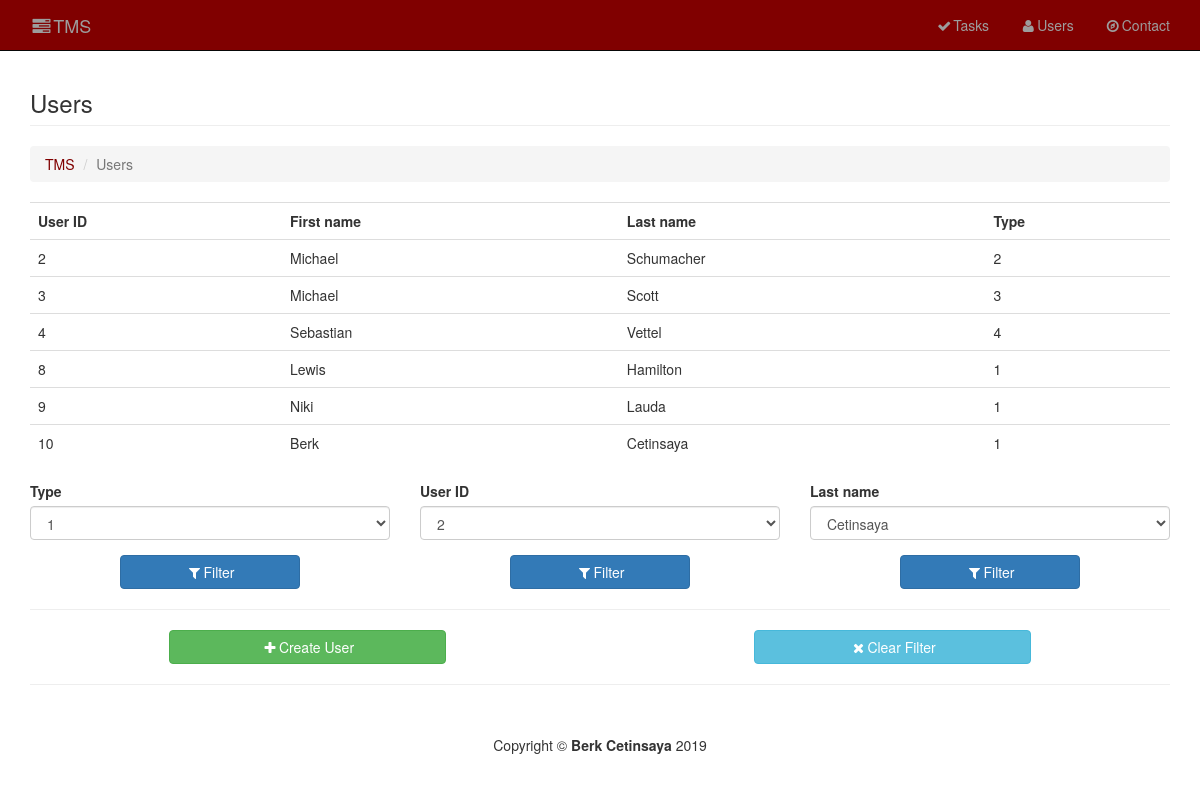
Screenshot of /user.php with the database file from the repository.
### tables this page shows
CREATE TABLE `user` (
  `iduser` int(11) NOT NULL,
  `fname` varchar(45) DEFAULT NULL,
  `lname` varchar(45) DEFAULT NULL,
  `type` int(11) DEFAULT NULL
);

### user.php (the view, shortened to what this page needs)
<?php
	include("db_conn.php");
	include_once "header.php";
?>
		<div class="container">
			<div class="row">
				<div class="col-lg-12">
					<h3 class="page-header">Users</h3>
					<ol class="breadcrumb">
						<li><a style="color:#800000;" href="index.php">TMS</a></li>
						<li class="active">Users</li>
					</ol>
				</div>
			</div>
			<div class="row">
				<div class="col-lg-12">
				<?php if (isset($_POST['filterUserIDButton'])) { ?>
				        <div style="height:50%;overflow:auto;">
							<table class="table">
								<tr>
									<th>User ID</th>
									<th>First name</th>
									<th>Last name</th>
									<th>Type</th>
								</tr>
								<?php
									$filterUserID = $_POST['filterUserID'];
									$result = $db->query("select * from user where iduser = '{$filterUserID}' GROUP BY iduser DESC");
									while($row = $result->fetch_assoc()){
										$user_id        = $row['iduser'];
										$first_name     = $row['fname'];
										$last_name      = $row['lname'];
										$type           = $row['type'];
									echo
										'<tr>
											<td>' . $user_id . '</td>
											<td>' . $first_name .'</td>
											<td>' . $last_name . '</td>
											<td>' . $type . '</td>
										</tr>';
									}
									$result->free();
								?>
							</table>
						</div>
						<?php } else{ ?>
									<div style="height:50%;overflow:auto;">
										<table class="table">
											<tr>
												<th>User ID</th>
												<th>First name</th>
												<th>Last name</th>
												<th>Type</th>
											</tr>
											<?php
												$result = $db->query("select * from user");
												while($row = $result->fetch_assoc()){
													$user_id        = $row['iduser'];
													$first_name     = $row['fname'];
													$last_name      = $row['lname'];
													$type           = $row['type'];
												echo
													'<tr>
														<td>' . $user_id . '</td>
														<td>' . $first_name .'</td>
														<td>' . $last_name . '</td>
														<td>' . $type . '</td>
													</tr>';
												}
											?>
										</table>
									</div>
						<?php }	?>
				</div>
			</div>
			<div class="row">
				<div class="col-xs-4 col-sm-4 col-lg-4">
					<form style action="<?= $_SERVER['PHP_SELF'] ?>" method="post">
						<div class="form-group">
							<label for="filterType" class="col-2 col-form-label">Type</label>
							<select class="form-control" id="filterType" name="filterType">
								<?php
									$result = $db->query("select distinct type from user group by type asc");
									while($row = $result->fetch_assoc()){
										$type           = $row['type'];
										echo '<option>' . $type . '</option>';
									}
								?>
							</select>
						</div>
						<button name="filterTypeButton" type="submit" class="btn btn-primary col-sm-6 col-sm-offset-3 col-md-6 col-md-offset-3 col-lg-6 col-lg-offset-3"><i class="fa fa-fw fa-filter"></i>Filter</button>
					</form>
				</div>
				<div class="col-xs-4 col-sm-4 col-lg-4">
					<form style action="<?= $_SERVER['PHP_SELF'] ?>" method="post">
						<div class="form-group">
							<label for="filterUserID" class="col-2 col-form-label">User ID</label>
							<select class="form-control" id="filterUserID" name="filterUserID">
								<?php
									$result = $db->query("select distinct iduser from user group by iduser asc");
									while($row = $result->fetch_assoc()){
										$user_id        = $row['iduser'];
										echo '<option>' . $user_id . '</option>';
									}
								?>
							</select>
						</div>
						<button name="filterUserIDButton" type="submit" class="btn btn-primary col-sm-6 col-sm-offset-3 col-md-6 col-md-offset-3 col-lg-6 col-lg-offset-3"><i class="fa fa-fw fa-filter"></i>Filter</button>
					</form>
				</div>
				<div class="col-xs-4 col-sm-4 col-lg-4">
					<form style action="<?= $_SERVER['PHP_SELF'] ?>" method="post">
						<div class="form-group">
							<label for="filterLastname" class="col-2 col-form-label">Last name</label>
							<select class="form-control" id="filterLastname" name="filterLastname">
								<?php
									$result = $db->query("select distinct lname from user group by lname asc");
									while($row = $result->fetch_assoc()){
										$last_name      = $row['lname'];
										echo '<option>' . $last_name . '</option>';
									}
								?>
							</select>
						</div>
						<button name="filterLastnameButton" type="submit" class="btn btn-primary col-sm-6 col-sm-offset-3 col-md-6 col-md-offset-3 col-lg-6 col-lg-offset-3"><i class="fa fa-fw fa-filter"></i>Filter</button>
					</form>
				</div>
			</div>
			<hr>
			<div class="row">
				<div class="col-xs-6 col-sm-6 col-lg-6">
						<a class="btn btn-success col-xs-9 col-xs-offset-3 col-sm-6 col-sm-offset-3 col-md-6 col-md-offset-3 col-lg-6 col-lg-offset-3" href="createUser.php"><i class="fa fa-fw fa-plus"></i>Create User</a>
				</div>
				<div class="col-xs-6 col-sm-6 col-lg-6">
						<a class="btn btn-info col-xs-9 col-sm-6 col-sm-offset-3 col-md-6 col-md-offset-3 col-lg-6 col-lg-offset-3" href="user.php"><i class="fa fa-fw fa-remove"></i>Clear Filter</a>
				</div>
			</div>
<?php include_once("footer.php");?>

### assets/css/modern-business.css (style rules this page uses)
html, body { height: 100%; }
body { padding-top: 50px; }

### rows the page displays
user: iduser "2", fname "Michael", lname "Schumacher", type "2"
user: iduser "3", fname "Michael", lname "Scott", type "3"
user: iduser "4", fname "Sebastian", lname "Vettel", type "4"
user: iduser "8", fname "Lewis", lname "Hamilton", type "1"
user: iduser "9", fname "Niki", lname "Lauda", type "1"
user: iduser "10", fname "Berk", lname "Cetinsaya", type "1"

### other values shown
form field filterType "1"
form field filterUserID "2"
form field filterLastname "Cetinsaya"
